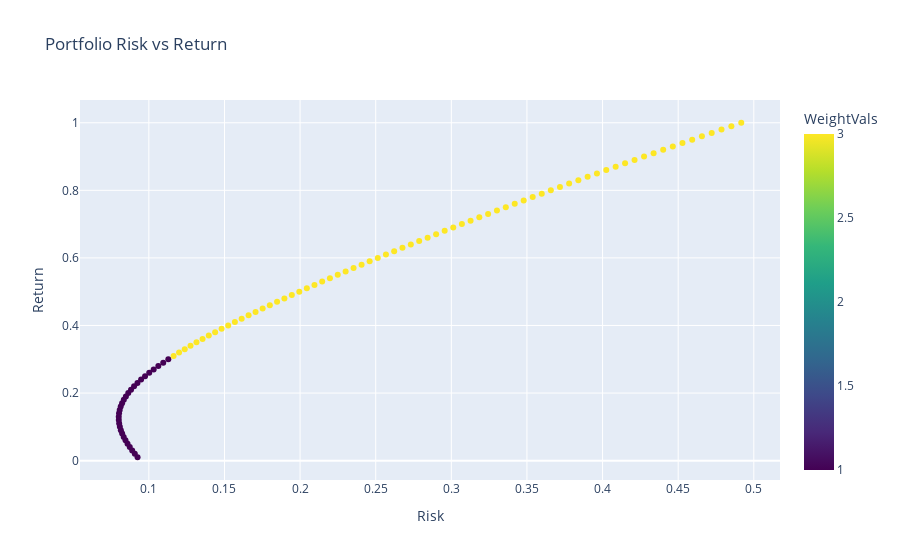

Notebook code for this chart:
### Markdown cell above
This code uses similar mathematical formulae to the previous script, but the random variable is now the target return and the program solves for the weight vector for each return and plots the expected risk vs return on a graph, displaying the Efficient Frontier

### Code cell
def markowitz_weights(df,percent_range):
    risks = []
    returns = []
    weight_vals = []
    for percent in percent_range:
        mu = np.exp(percent)-1
        R = df.mean()*252
        S = df.cov()*252
        R_trans = R.values.reshape(1,-1)
        ones = np.ones(11).reshape(-1,1)
        ones_trans = ones.T
        system = np.block([[2*S,-R.values.reshape(-1,1),-ones],
                            [R_trans,np.zeros((1,1)),np.zeros((1,1))],
                            [ones_trans,np.zeros((1,1)),np.zeros((1,1))]])
        solution = np.linalg.solve(system,np.concatenate([np.zeros(11),[mu,1]]))
        weights = solution[:11]
        portfolio_risk = (np.dot(np.dot(weights.T, S), weights))
        portfolio_risk = np.sqrt(portfolio_risk)
        portfolio_return = np.dot(R.T, weights)
        portfolio_return = np.log1p(portfolio_return)
        portfolio_risk = np.log1p(portfolio_risk)
        risks.append(portfolio_risk)
        returns.append(portfolio_return)
        # Classify the weights to determine the type of portfolio needed 
        # (leverage, short, long, etc.)
        if any(weights>1 for weights in weights):
            weight_vals.append(3)
        elif any(weights==1 for weights in weights):
            weight_vals.append(2)
        elif any(0<weights<1 for weights in weights):
            weight_vals.append(1)
        elif any(weights<0 for weights in weights):
            weight_vals.append(0)
    return risks,returns,weight_vals

percent_range = np.linspace(0.01,1.0,100)
def markowitz_plotter(risks,returns,weight_vals):
    df_optimal = pd.DataFrame({'Risk':risks,'Return':returns,'WeightVals':weight_vals})
    df_optimal['WeightVals'] = df_optimal['WeightVals'].astype('int')
    fig = px.scatter(df_optimal,x='Risk',y='Return',color='WeightVals',color_continuous_scale='viridis',title='Portfolio Risk vs Return')
    return fig

risks,returns,weight_vals = markowitz_weights(new_df(252),percent_range)
markowitz_plotter(risks,returns,weight_vals)

### Figure 1 — Plotly figure (JSON) as saved in the notebook; plotly's stock layout.template omitted (floating-point values rounded to 4 significant figures)
{"data": [{"hovertemplate": "Risk=%{x}<br>Return=%{y}<br>WeightVals=%{marker.color}<extra></extra>", "legendgroup": "", "marker": {"color": [1, 1, 1, 1, 1, 1, 1, 1, 1, 1, 1, 1, 1, 1, 1, 1, 1, 1, 1, 1, 1, 1, 1, 1, 1, 1, 1, 1, 1, 1, 3, 3, 3, 3, 3, 3, 3, 3, 3, 3, 3, 3, 3, 3, 3, 3, 3, 3, 3, 3, 3, 3, 3, 3, 3, 3, 3, 3, 3, 3, 3, 3, 3, 3, 3, 3, 3, 3, 3, 3, 3, 3, 3, 3, 3, 3, 3, 3, 3, 3, 3, 3, 3, 3, 3, 3, 3, 3, 3, 3, 3, 3, 3, 3, 3, 3, 3, 3, 3, 3], "coloraxis": "coloraxis", "symbol": "circle"}, "mode": "markers", "name": "", "orientation": "v", "showlegend": false, "type": "scatter", "x": [0.09254, 0.09072, 0.089, 0.08739, 0.08591, 0.08456, 0.08337, 0.08234, 0.08149, 0.08083, 0.08037, 0.08013, 0.0801, 0.0803, 0.08073, 0.0814, 0.0823, 0.08344, 0.08481, 0.0864, 0.08821, 0.09024, 0.09246, 0.09488, 0.09748, 0.1003, 0.1032, 0.1063, 0.1095, 0.1129, 0.1164, 0.12, 0.1237, 0.1276, 0.1315, 0.1355, 0.1396, 0.1438, 0.1481, 0.1525, 0.1569, 0.1614, 0.1659, 0.1706, 0.1752, 0.18, 0.1848, 0.1896, 0.1945, 0.1995, 0.2045, 0.2095, 0.2146, 0.2197, 0.2249, 0.2301, 0.2354, 0.2407, 0.246, 0.2514, 0.2568, 0.2622, 0.2677, 0.2732, 0.2787, 0.2843, 0.2899, 0.2956, 0.3013, 0.307, 0.3127, 0.3185, 0.3243, 0.3301, 0.336, 0.3419, 0.3478, 0.3538, 0.3598, 0.3658, 0.3718, 0.3779, 0.384, 0.3901, 0.3963, 0.4024, 0.4087, 0.4149, 0.4211, 0.4274, 0.4337, 0.4401, 0.4464, 0.4528, 0.4592, 0.4657, 0.4722, 0.4786, 0.4852, 0.4917], "xaxis": "x", "y": [0.01, 0.02, 0.03, 0.04, 0.05, 0.06, 0.07, 0.08, 0.09, 0.1, 0.11, 0.12, 0.13, 0.14, 0.15, 0.16, 0.17, 0.18, 0.19, 0.2, 0.21, 0.22, 0.23, 0.24, 0.25, 0.26, 0.27, 0.28, 0.29, 0.3, 0.31, 0.32, 0.33, 0.34, 0.35, 0.36, 0.37, 0.38, 0.39, 0.4, 0.41, 0.42, 0.43, 0.44, 0.45, 0.46, 0.47, 0.48, 0.49, 0.5, 0.51, 0.52, 0.53, 0.54, 0.55, 0.56, 0.57, 0.58, 0.59, 0.6, 0.61, 0.62, 0.63, 0.64, 0.65, 0.66, 0.67, 0.68, 0.69, 0.7, 0.71, 0.72, 0.73, 0.74, 0.75, 0.76, 0.77, 0.78, 0.79, 0.8, 0.81, 0.82, 0.83, 0.84, 0.85, 0.86, 0.87, 0.88, 0.89, 0.9, 0.91, 0.92, 0.93, 0.94, 0.95, 0.96, 0.97, 0.98, 0.99, 1], "yaxis": "y"}], "layout": {"coloraxis": {"colorbar": {"title": {"text": "WeightVals"}}, "colorscale": [[0, "#440154"], [0.1111, "#482878"], [0.2222, "#3e4989"], [0.3333, "#31688e"], [0.4444, "#26828e"], [0.5556, "#1f9e89"], [0.6667, "#35b779"], [0.7778, "#6ece58"], [0.8889, "#b5de2b"], [1, "#fde725"]]}, "legend": {"tracegroupgap": 0}, "title": {"text": "Portfolio Risk vs Return"}, "xaxis": {"anchor": "y", "domain": [0, 1], "title": {"text": "Risk"}}, "yaxis": {"anchor": "x", "domain": [0, 1], "title": {"text": "Return"}}}}
